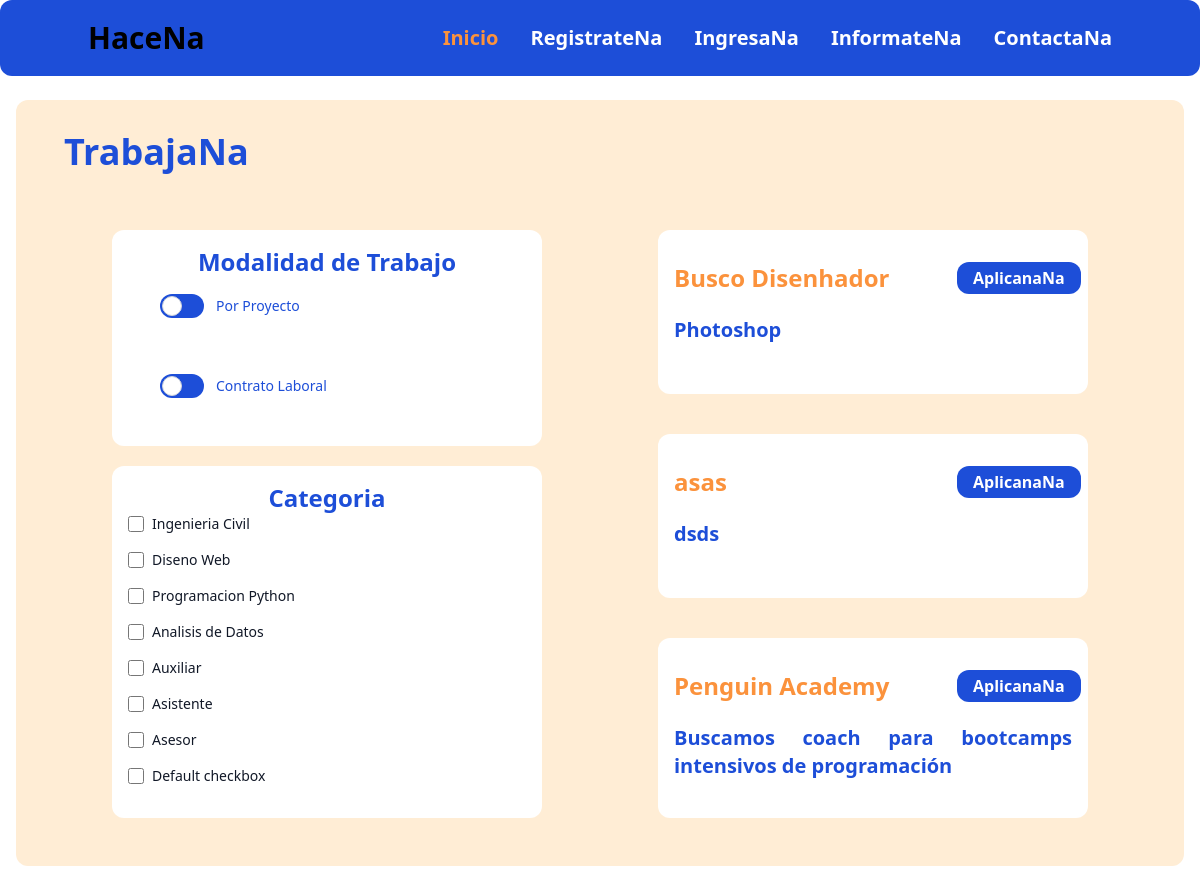
The app's page /trabajana, older data.
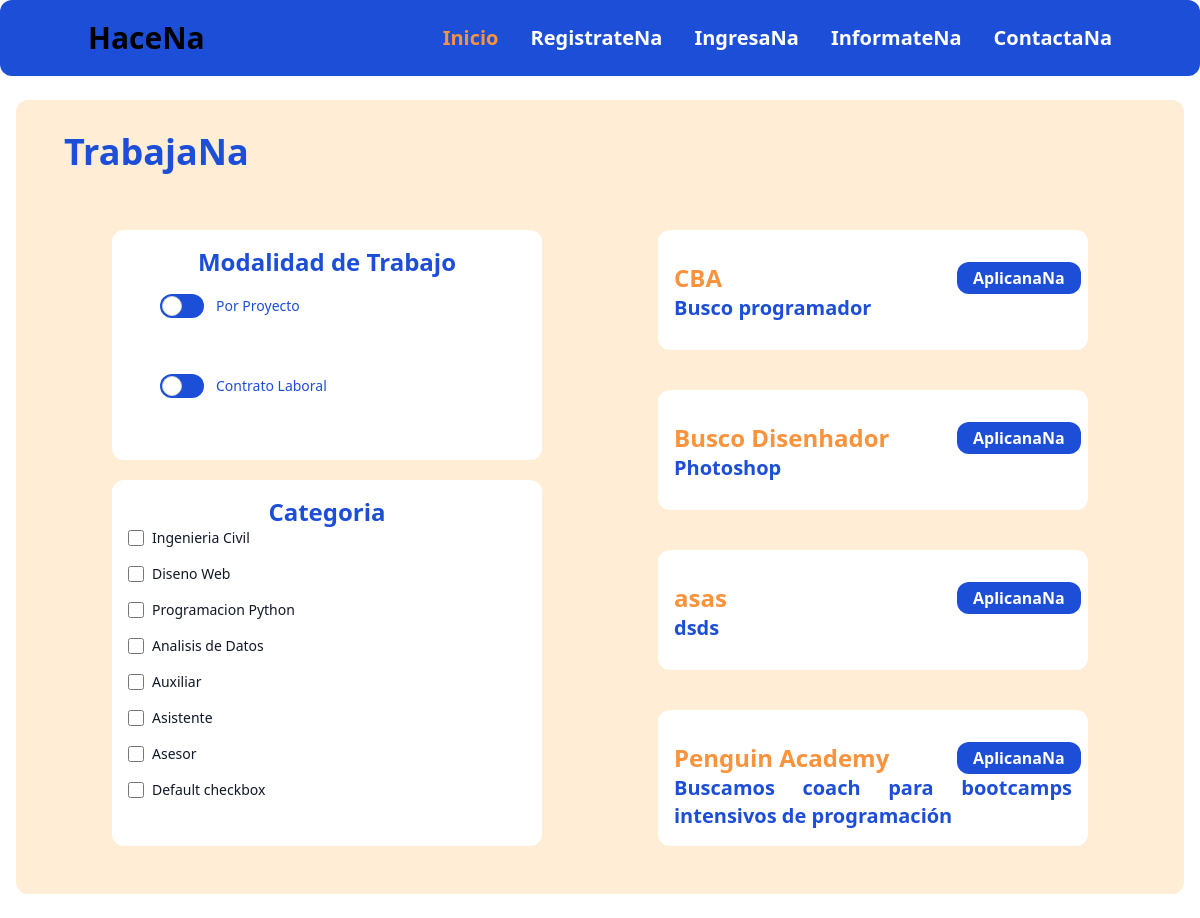
The same page, newer data.
### app.py (models this page shows)
class Publicana_post(db.Model):
    id = db.Column(db.Integer, primary_key=True)
    nombre_empresa = db.Column(db.String(200))
    descripcion_del_trabajo = db.Column(db.String(200))
    categoria_del_trabajo = db.Column(db.String(200))
    modalidad = db.Column(db.String(200))
    monto = db.Column(db.String())
    is_active = db.Column(db.Boolean)

### app.py (the view)
@app.route("/trabajana", methods=['GET'])
def trabajana():
    publicana = Publicana_post.query.all()
    return render_template('trabajana.html', publicana= publicana)

### Templates/trabajana.html (shortened to what this page needs)
<!DOCTYPE html>
<html lang="en">
<head>
    <script src="https://cdn.tailwindcss.com"></script>
</head>
<body>
    <nav class="bg-blue-700 px-2 sm:px-4 py-5 rounded-xl">
        <div class="container flex flex-wrap justify-between items-center mx-auto">
        <a href="{{ url_for ('inicio') }}" class="flex items-center">
        <span class="self-center text-3xl font-bold whitespace-nowrap dark:text-white">HaceNa</span>
        </a>
        <div class="hidden w-full md:block md:w-auto" id="mobile-menu">
        <ul class="flex flex-col mt-4 md:flex-row md:space-x-8 md:mt-0 md:text-sm md:font-medium">
        <li>
        <a href="#" class="font-bold text-xl block py-2 pr-4 pl-3 text-orange bg-orange-400 rounded md:bg-transparent md:text-orange-400 md:p-0 dark:text-orange" aria-current="page">Inicio</a>
        </li>
        <li>
        <a href="#" class="font-bold text-xl block py-2 pr-4 pl-3 text-white border-b border-white-100 hover:bg-white-50 md:hover:bg-transparent md:border-0 md:hover:text-orange-400 md:p-0 dark:text-white-400 md:dark:hover:text-orange dark:hover:bg-white-700 dark:hover:text-orange md:dark:hover:bg-transparent dark:border-white-700">RegistrateNa</a>
        </li>
        <li>
        <a href="#" class="font-bold text-xl block py-2 pr-4 pl-3 text-white border-b border-white-100 hover:bg-white-50 md:hover:bg-transparent md:border-0 md:hover:text-orange-400 md:p-0 dark:text-white-400 md:dark:hover:text-orange dark:hover:bg-white-700 dark:hover:text-orange md:dark:hover:bg-transparent dark:border-white-700">IngresaNa</a>
        </li>
        <li>
        <a href="#" class="font-bold text-xl block py-2 pr-4 pl-3 text-white border-b border-white-100 hover:bg-white-50 md:hover:bg-transparent md:border-0 md:hover:text-orange-400 md:p-0 dark:text-white-400 md:dark:hover:text-orange dark:hover:bg-white-700 dark:hover:text-orange md:dark:hover:bg-transparent dark:border-white-700">InformateNa</a>
        </li>
        <li>
        <a href="#" class="font-bold text-xl block py-2 pr-4 pl-3 text-white hover:bg-white-100 md:hover:bg-transparent md:border-0 md:hover:text-orange-400 md:p-0 dark:text-white-400 md:dark:hover:text-orange dark:hover:bg-white-700 dark:hover:text-orange md:dark:hover:bg-transparent">ContactaNa</a>
        </li>
        </ul>
        </div>
        </div>
    </nav>
<br />
    <div class="py-4 px-4 rounded-xl grid grid-flow-rows-2 gap-24 bg-white md:mx-4 md:py-4 md:px-4 md:rounded-xl md:grid md:grid-flow-rows-2 md:gap-2.5 md:bg-orange-100">
        <div>
            <div class="text-left mx-4 py-4 px-4 rounded-xl bg-transparent">
                <h1 class="text-blue-700 text-4xl font-bold py-0 px-0">TrabajaNa
                </h1>
            </div>
        </div>
        <div>
            <div class="mx-4 py-4 px-4 rounded-xl grid grid-flow-rows-2 gap-20 bg-orange-100 md:mx-4 md:py-4 md:px-4 md:rounded-xl md:grid md:grid-cols-2 md:gap-5 md:bg-transparent">
                <div class="mx-4 py-4 px-4 rounded-xl grid grid-cols-1 gap-20 bg-orange-100 md:mx-4 md:py-4 md:px-4 md:rounded-xl md:grid md:grid-flow-rows-2 md:gap-5 md:bg-transparent">
                    <div class="md:mx-4 md:py-4 md:px-4 md:rounded-xl md:bg-white">
                        <center><h1 class="text-blue-700 text-2xl font-bold py-0 px-0">Modalidad de Trabajo
                        </h1></center>
                        <div class="md:mx-4 md:py-4 md:px-4 md:rounded-xl md:grid md:grid-rows-2 md:gap-10 md:bg-white">
                            <div>
                                <label for="por-proyecto" class="relative inline-flex items-center mb-4 cursor-pointer">
                                    <div class="w-11 h-6 bg-blue-700 rounded-full peer peer-focus:ring-4 peer-focus:ring-blue-300 dark:peer-focus:ring-blue-800 dark:bg-blue-700 peer-checked:after:translate-x-full peer-checked:after:border-white after:content-[''] after:absolute after:top-0.5 after:left-[2px] after:bg-white after:border-gray-300 after:border after:rounded-full after:h-5 after:w-5 after:transition-all peer-checked:bg-orange-400"></div>
                                    <span class="ml-3 text-sm font-medium text-blue-700">Por Proyecto</span>
                                  </label>
                            </div>
                            <div>
                                <label for="contrato-laboral" class="relative inline-flex items-center mb-4 cursor-pointer">
                                    <div class="w-11 h-6 bg-blue-700 rounded-full peer peer-focus:ring-4 peer-focus:ring-blue-300 dark:peer-focus:ring-blue-800 dark:bg-blue-700 peer-checked:after:translate-x-full peer-checked:after:border-white after:content-[''] after:absolute after:top-0.5 after:left-[2px] after:bg-white after:border-gray-300 after:border after:rounded-full after:h-5 after:w-5 after:transition-all peer-checked:bg-orange-400"></div>
                                    <span class="ml-3 text-sm font-medium text-blue-700">Contrato Laboral</span>
                                  </label>
                            </div>
                        </div>
                    </div>
                    <div class="md:mx-4 md:py-4 md:px-4 md:rounded-xl md:bg-white">
                        <center><h1 class="text-blue-700 text-2xl font-bold py-0 px-0">Categoria
                        </h1></center>
                        <div class="flex items-center mb-4">
                            <input id="desarro" type="checkbox" value="" class="w-4 h-4 text-blue-600 bg-gray-100 border-bluetext-blue-700 rounded focus:ring-blue-500 dark:focus:ring-blue-600 dark:ring-offset-gray-800 focus:ring-2 dark:bg-gray-700 dark:border-gray-600">
                            <label for="default-checkbox" class="ml-2 text-sm font-medium text-gray-900 dark:text-blue-700">Ingenieria Civil</label>
                        </div>
                        <div class="flex items-center mb-4">
                            <input id="default-checkbox" type="checkbox" value="" class="w-4 h-4 text-blue-600 bg-gray-100 border-bluetext-blue-700 rounded focus:ring-blue-500 dark:focus:ring-blue-600 dark:ring-offset-gray-800 focus:ring-2 dark:bg-gray-700 dark:border-gray-600">
                            <label for="default-checkbox" class="ml-2 text-sm font-medium text-gray-900 dark:text-blue-700">Diseno Web</label>
                        </div>
                        <div class="flex items-center mb-4">
                            <input id="default-checkbox" type="checkbox" value="" class="w-4 h-4 text-blue-600 bg-gray-100 border-bluetext-blue-700 rounded focus:ring-blue-500 dark:focus:ring-blue-600 dark:ring-offset-gray-800 focus:ring-2 dark:bg-gray-700 dark:border-gray-600">
                            <label for="default-checkbox" class="ml-2 text-sm font-medium text-gray-900 dark:text-blue-700">Programacion Python</label>
                        </div>
                        <div class="flex items-center mb-4">
                            <input id="default-checkbox" type="checkbox" value="" class="w-4 h-4 text-blue-600 bg-gray-100 border-bluetext-blue-700 rounded focus:ring-blue-500 dark:focus:ring-blue-600 dark:ring-offset-gray-800 focus:ring-2 dark:bg-gray-700 dark:border-gray-600">
                            <label for="default-checkbox" class="ml-2 text-sm font-medium text-gray-900 dark:text-blue-700">Analisis de Datos</label>
                        </div>
                        <div class="flex items-center mb-4">
                            <input id="default-checkbox" type="checkbox" value="" class="w-4 h-4 text-blue-600 bg-gray-100 border-bluetext-blue-700 rounded focus:ring-blue-500 dark:focus:ring-blue-600 dark:ring-offset-gray-800 focus:ring-2 dark:bg-gray-700 dark:border-gray-600">
                            <label for="default-checkbox" class="ml-2 text-sm font-medium text-gray-900 dark:text-blue-700">Auxiliar</label>
                        </div>
                        <div class="flex items-center mb-4">
                            <input id="default-checkbox" type="checkbox" value="" class="w-4 h-4 text-blue-600 bg-gray-100 border-bluetext-blue-700 rounded focus:ring-blue-500 dark:focus:ring-blue-600 dark:ring-offset-gray-800 focus:ring-2 dark:bg-gray-700 dark:border-gray-600">
                            <label for="default-checkbox" class="ml-2 text-sm font-medium text-gray-900 dark:text-blue-700">Asistente</label>
                        </div>
                        <div class="flex items-center mb-4">
                            <input id="default-checkbox" type="checkbox" value="" class="w-4 h-4 text-blue-600 bg-gray-100 border-bluetext-blue-700 rounded focus:ring-blue-500 dark:focus:ring-blue-600 dark:ring-offset-gray-800 focus:ring-2 dark:bg-gray-700 dark:border-gray-600">
                            <label for="default-checkbox" class="ml-2 text-sm font-medium text-gray-900 dark:text-blue-700">Asesor</label>
                        </div>
                        <div class="flex items-center mb-4">
                            <input id="default-checkbox" type="checkbox" value="" class="w-4 h-4 text-blue-600 bg-gray-100 border-bluetext-blue-700 rounded focus:ring-blue-500 dark:focus:ring-blue-600 dark:ring-offset-gray-800 focus:ring-2 dark:bg-gray-700 dark:border-gray-600">
                            <label for="default-checkbox" class="ml-2 text-sm font-medium text-gray-900 dark:text-blue-700">Default checkbox</label>
                        </div>
                    </div>
                </div>
                <div class="md:mx-4 md:py-4 md:px-4 md:rounded-xl md:grid md:grid-flow-rows-3 md:gap-10 md:bg-transparent">
                    {%for trabajo in publicana[::-1] %}
                    <div class="md:mx-4 md:py-4 md:px-4 md:rounded-xl md:grid md:grid-flow-rows-2 md:gap-6 md:bg-white">
                        <div class="md:mx-4 md:py-4 md:px-4 md:rounded-xl md:grid md:grid-cols-2 md:gap-2 md:bg-white">
                            <div>
                                <div class="-ml-8 py-0 px-0 rounded-xl bg-transparent">
                                    <h1 class="-mr-10 text-orange-400 text-2xl font-bold py-0 px-0">{{trabajo.nombre_empresa}}
                                </div>
                            </div>
                            <div class="text-center bg-transparent">
                                <center></center><a href="{{ url_for ('aprendena') }}"><button class="ml-20 py-1 px-1 rounded-xl bg-blue-700 hover:bg-orange-400"><h1 class="text-white text-2xs font-bold py-0 px-3">AplicanaNa
                                </h1></button></a></center>
                            </div>
                        </div>
                        <div class="text-justify bg-transparent">
                            <div class="py-0 px-0 rounded-xl bg-transparent">
                                <h1 class="-mt-10 text-blue-700 text-xl font-semibold py-0 px-0">{{trabajo.descripcion_del_trabajo}}
                            </div>
                        </div>
                    </div>
                    {%endfor%}
                </div>
            </div>
        </div>
    </div>
<br />
</body>
</html>

Row changes from the older to the newer data that the page shows:
added Publicana_post: nombre_empresa "CBA", descripcion_del_trabajo "Busco programador"
